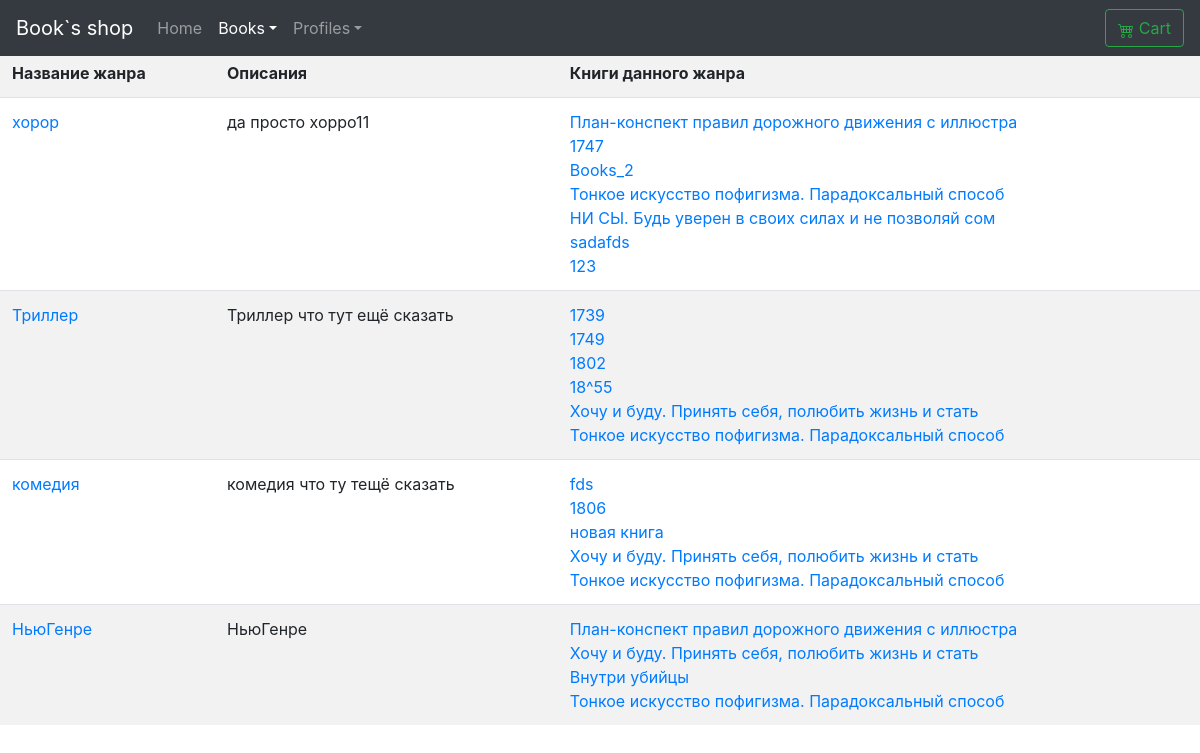
Page /books/genre_list on the committed database.
### books/models.py (models this page shows, shortened)
class Genre(models.Model):
    name = models.CharField(
        verbose_name ="Название Жанра",
        max_length=30
        )
    description = models.TextField(
        verbose_name="Описание Жанра",
        null=True,
        blank=True
    )

class Books(models.Model):
    name=models.CharField(
        verbose_name="Имя книги",
        max_length=100
    )
    description = models.TextField(
        verbose_name='Описание книги',
        null=True,
        blank=True
    )
    picture=models.ImageField(
        verbose_name="Фото обложки",
        upload_to="books-pic",
        null=True,
        blank=True,
        default="books-pic/default.jpg"
    )
    price=models.DecimalField(
        verbose_name="Цена",
        max_digits=5,
        decimal_places=2,
        default=00.00
    )
    author=models.ManyToManyField(
        'Author',
        verbose_name="Автор",
        related_name="books_author"
    )
    series=models.ManyToManyField(
        'Series',
        verbose_name="Серия",
        related_name="series_books",
        null=True,
        blank=True,
    )
    genre=models.ManyToManyField(
        'Genre',
        verbose_name="Жанр",
        related_name="genre_books"
    )
    publishing_year=models.PositiveSmallIntegerField (
        verbose_name="Год издания",
        default=2020
    )
    count_page=models.IntegerField(
        verbose_name="Кол-во страниц",
        default=100
    )
    binging=models.ForeignKey(
        'Binging',
        verbose_name="Переплёт",
        on_delete=models.PROTECT,
        default=1
    )
    format_book=models.CharField(
        verbose_name="Формат",
        default="99x99",
        max_length=15
    )
    isbn=models.CharField(
        verbose_name="ISBN",
        default="999-1-88877-6",
        max_length=15
    )
    weight=models.PositiveSmallIntegerField(
        verbose_name="Вес(гр.)",
        default="100"
    )
    age_limit=models.CharField(
        verbose_name="Ограничение по возрасту",
        default="6+",
        max_length=3
    )
    publisher=models.ManyToManyField(
        'Publisher',
        verbose_name="Издательство",
        related_name="publisher_books"
    )
    count_book=models.IntegerField(
        verbose_name="Ко-во книг в наличии",
        default=10
    )
    availability=models.BooleanField(
        verbose_name="Наличие книги",
        default=True
    )
    rating=models.FloatField(
        verbose_name="Рейтинг",
        validators=[MinValueValidator(0), MaxValueValidator(10)],
        default=9
    )
    create=models.DateField(
        verbose_name="Дата внесения в каталог",
        auto_now=False,
        auto_now_add=True
    )
    update=models.DateField(
        verbose_name="Дата последнего изменения",
        auto_now=True,
        auto_now_add=False
    )
    user=models.ForeignKey(
        User,
        on_delete=models.PROTECT,
        default=2
    )
    def __str__(self):
        return f"{self.name}"

### books/views.py (the view)
# urls.py: path('genre_list', views.GenreList.as_view(),name='genre_list'),
class GenreList(ListView):
    model=Genre
    template_name='genre/g_list.html'

### books/templates/genre/g_list.html (shortened to what this page needs)
{% extends "base.html" %}
{% load crispy_forms_tags %}
{%load my_tags %}
        {% block books_active %}
          <a class="nav-link dropdown-toggle active" href="{% url 'CRUDL_books:list' %}" id="dropdown01" data-toggle="dropdown" aria-haspopup="true" aria-expanded="true">Books</a>
          {% endblock books_active %}
    {% block main %}
        <table class="table table-striped" width="100%" >
                <tr>
                    <th>Название жанра</th><th>Описания</th><th>Книги данного жанра</th>
                </tr>
            {% for genre in object_list %}
                <tr>
                    <td><a href="{% url 'CRUDL_books:genre_detail' genre.pk %}">{{genre.name}}</a> </td>
                    <td>{{genre.description}} </td>
                    <td>
                    {% for books in genre.genre_books.all %}
                        <a href="{% url 'CRUDL_books:detail' books.pk %}">{{books}}</a> <br>
                    {%endfor%}
                    </td>
                </tr>
        {% endfor %}
        </table>
{% endblock main %}

### test_hello_word/static/css/carousel.css (style rules this page uses)
body { padding-top: 3rem; padding-bottom: 3rem; color: #5a5a5a; }

### rows in the picture
Genre: name "хорор", description "да просто хорро11"
Books: name "План-конспект правил дорожного движения с иллюстра"
Books: name "1747"
Books: name "Books_2"
Books: name "Тонкое искусство пофигизма. Парадоксальный способ"
Books: name "НИ СЫ. Будь уверен в своих силах и не позволяй сом"
Books: name "sadafds"
Books: name "123"
Genre: name "Триллер", description "Триллер что тут ещё сказать"
Books: name "1739"
Books: name "1749"
Books: name "1802"
Books: name "18^55"
Books: name "Хочу и буду. Принять себя, полюбить жизнь и стать"
Genre: name "комедия", description "комедия что ту тещё сказать"
Books: name "fds"
Books: name "1806"
Books: name "новая книга"
Genre: name "НьюГенре", description "НьюГенре"
Books: name "Внутри убийцы"
